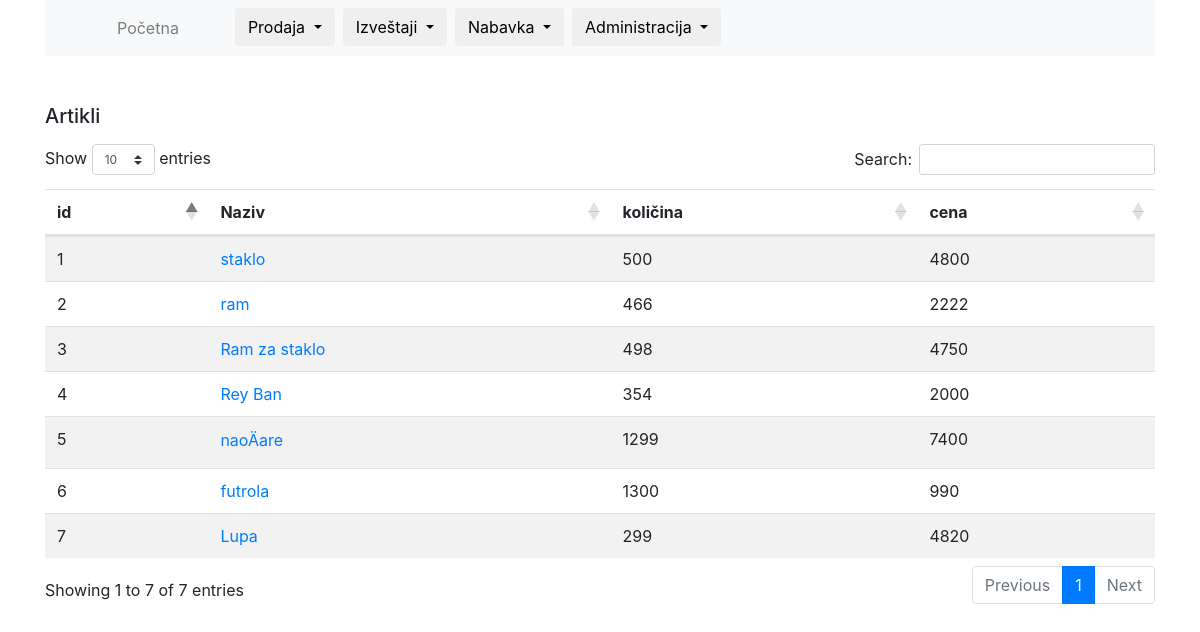
Page /article-card-select (signed in) on the earlier database version.
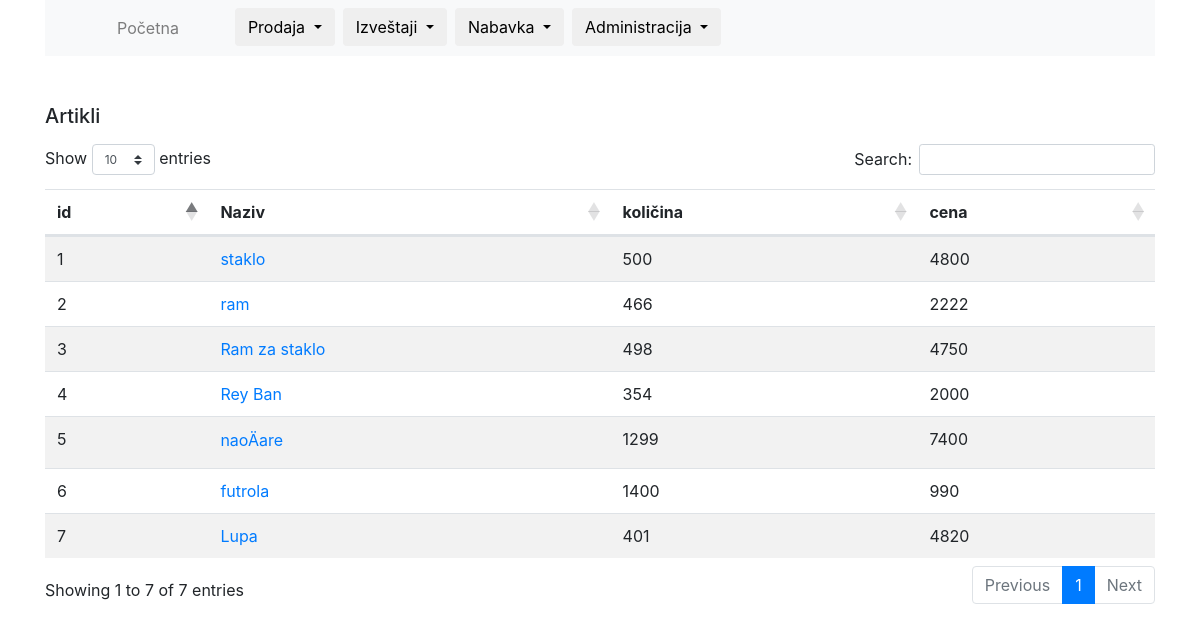
Same page on the later database version.
### tables this page shows
CREATE TABLE `articles` (
  `id` int(11) NOT NULL,
  `name` varchar(30) NOT NULL,
  `unit_of_measure` varchar(4) NOT NULL,
  `quantity` int(6) NOT NULL,
  `min_quantity` int(3) NOT NULL,
  `price` int(8) NOT NULL,
  `PDV_stopa` int(2) NOT NULL,
  `PDV` float NOT NULL
);

### includes/functions.php (called while the page is built, shortened)
<?php
function getAll($table, $id = null)
{
    global $conn;
    if ($id) {
        $sql = "SELECT * FROM $table where id=$id ORDER BY id DESC";
    } else {
        $sql = "SELECT * FROM $table ORDER BY id DESC ";
    }
    $statement = $conn->prepare($sql);
    $statement->execute();
    $statement->setFetchMode(PDO::FETCH_ASSOC);
    return $statement->fetchAll();
}
function getArticlesBox()
{
    $articles = getAll('articles');
    return $articles;
}

### article-card-select.php (the view)
<table class="table table-striped datatable mt-5">
    <thead>
    <h5 class="mt-5 mb-3">Artikli</h5>
    <tr>
        <th>id</th>
        <th>Naziv</th>
        <th>količina</th>
        <th>cena</th>
    </tr>
    </thead>
    <tbody>
    <?php foreach (getArticlesBox() as $article) : ?>
        <tr>
            <td><?php echo $article["id"] ?></td>
            <td><a href="/article-card/<?php echo $article['id']; ?>"><?php echo $article["name"] ?></a></td>
            <td><?php echo $article["quantity"] ?></td>
            <td><?php echo $article["price"] ?></td>
        </tr>
    <?php endforeach; ?>
    </tbody>
</table>

Differences in the rows shown:
changed articles "Lupa": quantity "299" → "401"
changed articles "futrola": quantity "1300" → "1400"
